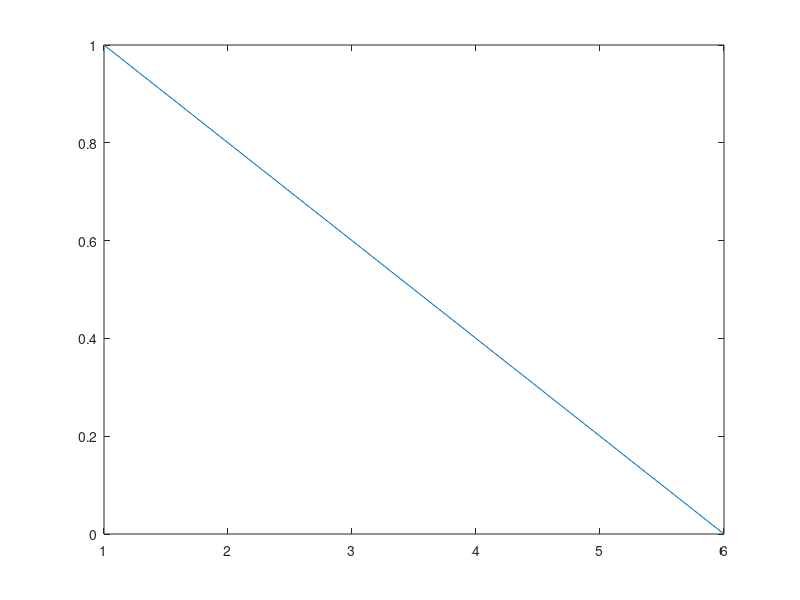

The MATLAB source for this figure:
clear all; close all;


%Linear graph with 6 nodes, 5 edges

%incidence matrix A of size edges*vertices

A = [  +1  -1   0   0   0  0
            0 +1 -1   0   0  0
            0   0 +1 -1   0  0
            0   0   0 +1 -1  0
            0   0   0   0 +1 -1  ];
        
        
[E,V] = size(A); % get number of edges,E, and vertices,V
        
  
%weight matrix with equal weights        
W = [    1   0   0   0   0
            0   1   0   0   0
            0   0   1   0   0
            0   0   0   1   0
            0   0   0   0   1  ];
 
 %weight matrix with unequal weights, individual weights are a measure for similarity             
 W1 = [ 1   0   0   0   0
            0  .9   0   0   0
            0   0  .2   0   0
            0   0   0  .9   0
            0   0   0   0   1  ];       
         

        
 %graph Laplacian   
L=A'*W*A;


%set boundary conditions
%clamp first vertex to 1 (probability to be foreground), last vertex to zero
b_1=1; b_end=0;

%create b, right hand side of Lx=b 
b = zeros(V,1) - L(:,1)*b_1 - L(:,end)*b_end;

%remove first and last column from Laplacian as they have been shifted to
%the rhs
L(:,[1,end])=[];

f=[1;zeros(V-2,1);-1];
L(:,end+1)=f;

%solve linear system Lx=b, returns values in inner domain;
result=L\b; 

%incorporate boundary values in result, remove flux
result=[b_1 , result(1:end-1)', b_end];

%plot result
plot([1:V],result);       
        
        
        
% %graph Laplacian   
% L=A'*W1*A;
% 
% %clamp first vertex to 1, last vertex to zero
% b_1=1;
% b_end=0;
% 
% %remove first and last row from Laplacian, as we are only solving in the
% %inner region
% L([1,end],:)=[];
% 
% %incorporate boundary conditions into rhs
% b=zeros(V-2,1)  - L(:,1)*b_1 - L(:,end)*b_end;
% %in lhs, set entries of boundary elements to zero
% L(:,1)=0;
% L(:,end)=0;
% 
% result=L\b; % solve linear system Lx=b;
% 
% %insert boundary values in result vector
% result(1)=b_1;
% result(end)=b_end;
% 
% plot(1:V,result);









return;

clear all; close all;

%using sparse matrices
V=101; %number of vertices
E=V-1; %number of edges
sigma=E/10; %weights drop over a region of 2*sigma vertices
minW=0.2
e = ones(E,1);
A = spdiags([e -e], 0:1, E, V);
e = ones(E,1);
w=1-(1-minW)*exp(-0.5*( ([1:E]-E/2).^2 / sigma^2 ));
%w=ones(1,E); %check for isotropic case
W = spdiags(w', 0, E, E);

    
L=A'*W*A;
%clamp first vertex to 1, last vertex to zero
b1=1;
b2=0;
%remove first and last row from Laplacian (boundary points), as we are only solving in the
%inner region
L([1,end],:)=[];
L(1,1)=0;
L(end,end)=0;
b=zeros(V-2,1);
b(1)=1; %boundary conditions
result=L\b; % solve linear system Lx=b;
result(1)=b1;
result(end)=b2;
plot(1:V,result);

